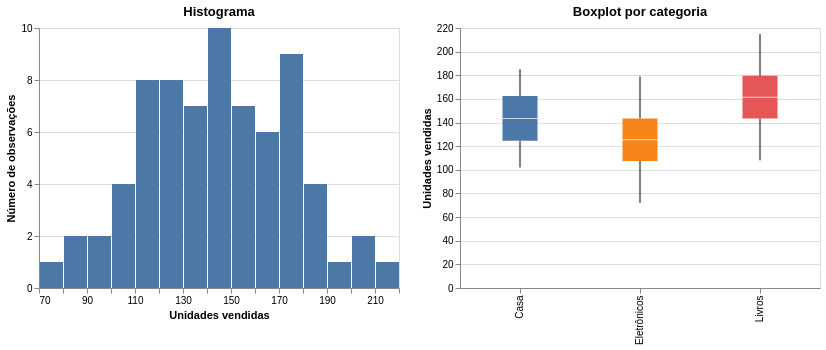

Here is the notebook cell this chart was saved with:
### Markdown cell above
## 6. Distribuições — histograma e boxplot

O histograma agrupa valores em intervalos. O boxplot resume mediana, quartis e valores extremos. São visões complementares.

### Code cell
histograma = alt.Chart(vendas).mark_bar().encode(
    x=alt.X("unidades:Q", bin=alt.Bin(maxbins=15), title="Unidades vendidas"),
    y=alt.Y("count():Q", title="Número de observações"),
    tooltip=[alt.Tooltip("count():Q", title="Observações")]
).properties(width=360, height=260, title="Histograma")

boxplot = alt.Chart(vendas).mark_boxplot(size=35).encode(
    x=alt.X("categoria:N", title=None),
    y=alt.Y("unidades:Q", title="Unidades vendidas"),
    color=alt.Color("categoria:N", legend=None)
).properties(width=360, height=260, title="Boxplot por categoria")

histograma | boxplot

### Figure 1 — Vega-Lite specification as saved in the notebook (floating-point values rounded to 4 significant figures)
{"config": {"view": {"continuousWidth": 400, "continuousHeight": 300}}, "hconcat": [{"mark": "bar", "encoding": {"tooltip": [{"aggregate": "count", "title": "Observações", "type": "quantitative"}], "x": {"bin": {"maxbins": 15}, "field": "unidades", "title": "Unidades vendidas", "type": "quantitative"}, "y": {"aggregate": "count", "title": "Número de observações", "type": "quantitative"}}, "height": 260, "title": "Histograma", "width": 360}, {"mark": {"type": "boxplot", "size": 35}, "encoding": {"color": {"field": "categoria", "legend": null, "type": "nominal"}, "x": {"field": "categoria", "title": null, "type": "nominal"}, "y": {"field": "unidades", "title": "Unidades vendidas", "type": "quantitative"}}, "height": 260, "title": "Boxplot por categoria", "width": 360}], "data": {"name": "data-6453d17de02e8fb99abd3918cc4fae13"}, "$schema": "https://vega.github.io/schema/vega-lite/v4.17.0.json", "datasets": {"data-6453d17de02e8fb99abd3918cc4fae13": [{"mes": "2025-01-01T00:00:00", "categoria": "Eletrônicos", "regiao": "Sul", "unidades": 72, "receita": 23040, "publicidade": 3200, "avaliacao": 3.55}, {"mes": "2025-01-01T00:00:00", "categoria": "Eletrônicos", "regiao": "Sudeste", "unidades": 84, "receita": 26880, "publicidade": 3650, "avaliacao": 3.47}, {"mes": "2025-01-01T00:00:00", "categoria": "Casa", "regiao": "Sul", "unidades": 102, "receita": 14280, "publicidade": 4100, "avaliacao": 3.73}, {"mes": "2025-01-01T00:00:00", "categoria": "Casa", "regiao": "Sudeste", "unidades": 114, "receita": 15960, "publicidade": 4550, "avaliacao": 3.65}, {"mes": "2025-01-01T00:00:00", "categoria": "Livros", "regiao": "Sul", "unidades": 108, "receita": 5940, "publicidade": 5000, "avaliacao": 3.91}, {"mes": "2025-01-01T00:00:00", "categoria": "Livros", "regiao": "Sudeste", "unidades": 120, "receita": 6600, "publicidade": 5450, "avaliacao": 3.83}, {"mes": "2025-02-01T00:00:00", "categoria": "Eletrônicos", "regiao": "Sul", "unidades": 85, "receita": 27200, "publicidade": 3510, "avaliacao": 3.61}, {"mes": "2025-02-01T00:00:00", "categoria": "Eletrônicos", "regiao": "Sudeste", "unidades": 97, "receita": 31040, "publicidade": 3960, "avaliacao": 3.53}, {"mes": "2025-02-01T00:00:00", "categoria": "Casa", "regiao": "Sul", "unidades": 115, "receita": 16100, "publicidade": 4410, "avaliacao": 3.79}, {"mes": "2025-02-01T00:00:00", "categoria": "Casa", "regiao": "Sudeste", "unidades": 127, "receita": 17780, "publicidade": 4860, "avaliacao": 3.71}, {"mes": "2025-02-01T00:00:00", "categoria": "Livros", "regiao": "Sul", "unidades": 121, "receita": 6655, "publicidade": 5310, "avaliacao": 3.97}, {"mes": "2025-02-01T00:00:00", "categoria": "Livros", "regiao": "Sudeste", "unidades": 133, "receita": 7315, "publicidade": 5760, "avaliacao": 3.89}, {"mes": "2025-03-01T00:00:00", "categoria": "Eletrônicos", "regiao": "Sul", "unidades": 98, "receita": 31360, "publicidade": 3820, "avaliacao": 3.67}, {"mes": "2025-03-01T00:00:00", "categoria": "Eletrônicos", "regiao": "Sudeste", "unidades": 110, "receita": 35200, "publicidade": 4270, "avaliacao": 3.59}, {"mes": "2025-03-01T00:00:00", "categoria": "Casa", "regiao": "Sul", "unidades": 104, "receita": 14560, "publicidade": 4720, "avaliacao": 3.85}, {"mes": "2025-03-01T00:00:00", "categoria": "Casa", "regiao": "Sudeste", "unidades": 116, "receita": 16240, "publicidade": 5170, "avaliacao": 3.77}, {"mes": "2025-03-01T00:00:00", "categoria": "Livros", "regiao": "Sul", "unidades": 134, "receita": 7370, "publicidade": 5620, "avaliacao": 4.03}, {"mes": "2025-03-01T00:00:00", "categoria": "Livros", "regiao": "Sudeste", "unidades": 146, "receita": 8030, "publicidade": 6070, "avaliacao": 3.95}, {"mes": "2025-04-01T00:00:00", "categoria": "Eletrônicos", "regiao": "Sul", "unidades": 111, "receita": 35520, "publicidade": 4130, "avaliacao": 3.73}, {"mes": "2025-04-01T00:00:00", "categoria": "Eletrônicos", "regiao": "Sudeste", "unidades": 123, "receita": 39360, "publicidade": 4580, "avaliacao": 3.65}, {"mes": "2025-04-01T00:00:00", "categoria": "Casa", "regiao": "Sul", "unidades": 117, "receita": 16380, "publicidade": 5030, "avaliacao": 3.91}, {"mes": "2025-04-01T00:00:00", "categoria": "Casa", "regiao": "Sudeste", "unidades": 129, "receita": 18060, "publicidade": 5480, "avaliacao": 3.83}, {"mes": "2025-04-01T00:00:00", "categoria": "Livros", "regiao": "Sul", "unidades": 147, "receita": 8085, "publicidade": 5930, "avaliacao": 4.09}, {"mes": "2025-04-01T00:00:00", "categoria": "Livros", "regiao": "Sudeste", "unidades": 159, "receita": 8745, "publicidade": 6380, "avaliacao": 4.01}, {"mes": "2025-05-01T00:00:00", "categoria": "Eletrônicos", "regiao": "Sul", "unidades": 100, "receita": 32000, "publicidade": 4440, "avaliacao": 3.79}, {"mes": "2025-05-01T00:00:00", "categoria": "Eletrônicos", "regiao": "Sudeste", "unidades": 112, "receita": 35840, "publicidade": 4890, "avaliacao": 3.71}, {"mes": "2025-05-01T00:00:00", "categoria": "Casa", "regiao": "Sul", "unidades": 130, "receita": 18200, "publicidade": 5340, "avaliacao": 3.97}, {"mes": "2025-05-01T00:00:00", "categoria": "Casa", "regiao": "Sudeste", "unidades": 142, "receita": 19880, "publicidade": 5790, "avaliacao": 3.89}, {"mes": "2025-05-01T00:00:00", "categoria": "Livros", "regiao": "Sul", "unidades": 136, "receita": 7480, "publicidade": 6240, "avaliacao": 4.15}, {"mes": "2025-05-01T00:00:00", "categoria": "Livros", "regiao": "Sudeste", "unidades": 148, "receita": 8140, "publicidade": 6690, "avaliacao": 4.07}, {"mes": "2025-06-01T00:00:00", "categoria": "Eletrônicos", "regiao": "Sul", "unidades": 113, "receita": 36160, "publicidade": 4750, "avaliacao": 3.85}, {"mes": "2025-06-01T00:00:00", "categoria": "Eletrônicos", "regiao": "Sudeste", "unidades": 125, "receita": 40000, "publicidade": 5200, "avaliacao": 3.77}, {"mes": "2025-06-01T00:00:00", "categoria": "Casa", "regiao": "Sul", "unidades": 143, "receita": 20020, "publicidade": 5650, "avaliacao": 4.03}, {"mes": "2025-06-01T00:00:00", "categoria": "Casa", "regiao": "Sudeste", "unidades": 155, "receita": 21700, "publicidade": 6100, "avaliacao": 3.95}, {"mes": "2025-06-01T00:00:00", "categoria": "Livros", "regiao": "Sul", "unidades": 149, "receita": 8195, "publicidade": 6550, "avaliacao": 4.21}, {"mes": "2025-06-01T00:00:00", "categoria": "Livros", "regiao": "Sudeste", "unidades": 161, "receita": 8855, "publicidade": 7000, "avaliacao": 4.13}, {"mes": "2025-07-01T00:00:00", "categoria": "Eletrônicos", "regiao": "Sul", "unidades": 126, "receita": 40320, "publicidade": 5060, "avaliacao": 3.91}, {"mes": "2025-07-01T00:00:00", "categoria": "Eletrônicos", "regiao": "Sudeste", "unidades": 138, "receita": 44160, "publicidade": 5510, "avaliacao": 3.83}, {"mes": "2025-07-01T00:00:00", "categoria": "Casa", "regiao": "Sul", "unidades": 132, "receita": 18480, "publicidade": 5960, "avaliacao": 4.09}, {"mes": "2025-07-01T00:00:00", "categoria": "Casa", "regiao": "Sudeste", "unidades": 144, "receita": 20160, "publicidade": 6410, "avaliacao": 4.01}, {"mes": "2025-07-01T00:00:00", "categoria": "Livros", "regiao": "Sul", "unidades": 162, "receita": 8910, "publicidade": 6860, "avaliacao": 4.27}, {"mes": "2025-07-01T00:00:00", "categoria": "Livros", "regiao": "Sudeste", "unidades": 174, "receita": 9570, "publicidade": 7310, "avaliacao": 4.19}, {"mes": "2025-08-01T00:00:00", "categoria": "Eletrônicos", "regiao": "Sul", "unidades": 139, "receita": 44480, "publicidade": 5370, "avaliacao": 3.97}, {"mes": "2025-08-01T00:00:00", "categoria": "Eletrônicos", "regiao": "Sudeste", "unidades": 151, "receita": 48320, "publicidade": 5820, "avaliacao": 3.89}, {"mes": "2025-08-01T00:00:00", "categoria": "Casa", "regiao": "Sul", "unidades": 145, "receita": 20300, "publicidade": 6270, "avaliacao": 4.15}, {"mes": "2025-08-01T00:00:00", "categoria": "Casa", "regiao": "Sudeste", "unidades": 157, "receita": 21980, "publicidade": 6720, "avaliacao": 4.07}, {"mes": "2025-08-01T00:00:00", "categoria": "Livros", "regiao": "Sul", "unidades": 175, "receita": 9625, "publicidade": 7170, "avaliacao": 4.33}, {"mes": "2025-08-01T00:00:00", "categoria": "Livros", "regiao": "Sudeste", "unidades": 187, "receita": 10285, "publicidade": 7620, "avaliacao": 4.25}, {"mes": "2025-09-01T00:00:00", "categoria": "Eletrônicos", "regiao": "Sul", "unidades": 128, "receita": 40960, "publicidade": 5680, "avaliacao": 4.03}, {"mes": "2025-09-01T00:00:00", "categoria": "Eletrônicos", "regiao": "Sudeste", "unidades": 140, "receita": 44800, "publicidade": 6130, "avaliacao": 3.95}, {"mes": "2025-09-01T00:00:00", "categoria": "Casa", "regiao": "Sul", "unidades": 158, "receita": 22120, "publicidade": 6580, "avaliacao": 4.21}, {"mes": "2025-09-01T00:00:00", "categoria": "Casa", "regiao": "Sudeste", "unidades": 170, "receita": 23800, "publicidade": 7030, "avaliacao": 4.13}, {"mes": "2025-09-01T00:00:00", "categoria": "Livros", "regiao": "Sul", "unidades": 164, "receita": 9020, "publicidade": 7480, "avaliacao": 4.39}, {"mes": "2025-09-01T00:00:00", "categoria": "Livros", "regiao": "Sudeste", "unidades": 176, "receita": 9680, "publicidade": 7930, "avaliacao": 4.31}, {"mes": "2025-10-01T00:00:00", "categoria": "Eletrônicos", "regiao": "Sul", "unidades": 141, "receita": 45120, "publicidade": 5990, "avaliacao": 4.09}, {"mes": "2025-10-01T00:00:00", "categoria": "Eletrônicos", "regiao": "Sudeste", "unidades": 153, "receita": 48960, "publicidade": 6440, "avaliacao": 4.01}, {"mes": "2025-10-01T00:00:00", "categoria": "Casa", "regiao": "Sul", "unidades": 171, "receita": 23940, "publicidade": 6890, "avaliacao": 4.27}, {"mes": "2025-10-01T00:00:00", "categoria": "Casa", "regiao": "Sudeste", "unidades": 183, "receita": 25620, "publicidade": 7340, "avaliacao": 4.19}, {"mes": "2025-10-01T00:00:00", "categoria": "Livros", "regiao": "Sul", "unidades": 177, "receita": 9735, "publicidade": 7790, "avaliacao": 4.45}, {"mes": "2025-10-01T00:00:00", "categoria": "Livros", "regiao": "Sudeste", "unidades": 189, "receita": 10395, "publicidade": 8240, "avaliacao": 4.37}, {"mes": "2025-11-01T00:00:00", "categoria": "Eletrônicos", "regiao": "Sul", "unidades": 154, "receita": 49280, "publicidade": 6300, "avaliacao": 4.15}, {"mes": "2025-11-01T00:00:00", "categoria": "Eletrônicos", "regiao": "Sudeste", "unidades": 166, "receita": 53120, "publicidade": 6750, "avaliacao": 4.07}, {"mes": "2025-11-01T00:00:00", "categoria": "Casa", "regiao": "Sul", "unidades": 160, "receita": 22400, "publicidade": 7200, "avaliacao": 4.33}, {"mes": "2025-11-01T00:00:00", "categoria": "Casa", "regiao": "Sudeste", "unidades": 172, "receita": 24080, "publicidade": 7650, "avaliacao": 4.25}, {"mes": "2025-11-01T00:00:00", "categoria": "Livros", "regiao": "Sul", "unidades": 190, "receita": 10450, "publicidade": 8100, "avaliacao": 4.51}, {"mes": "2025-11-01T00:00:00", "categoria": "Livros", "regiao": "Sudeste", "unidades": 202, "receita": 11110, "publicidade": 8550, "avaliacao": 4.43}, {"mes": "2025-12-01T00:00:00", "categoria": "Eletrônicos", "regiao": "Sul", "unidades": 167, "receita": 53440, "publicidade": 6610, "avaliacao": 4.21}, {"mes": "2025-12-01T00:00:00", "categoria": "Eletrônicos", "regiao": "Sudeste", "unidades": 179, "receita": 57280, "publicidade": 7060, "avaliacao": 4.13}, {"mes": "2025-12-01T00:00:00", "categoria": "Casa", "regiao": "Sul", "unidades": 173, "receita": 24220, "publicidade": 7510, "avaliacao": 4.39}, {"mes": "2025-12-01T00:00:00", "categoria": "Casa", "regiao": "Sudeste", "unidades": 185, "receita": 25900, "publicidade": 7960, "avaliacao": 4.31}, {"mes": "2025-12-01T00:00:00", "categoria": "Livros", "regiao": "Sul", "unidades": 203, "receita": 11165, "publicidade": 8410, "avaliacao": 4.57}, {"mes": "2025-12-01T00:00:00", "categoria": "Livros", "regiao": "Sudeste", "unidades": 215, "receita": 11825, "publicidade": 8860, "avaliacao": 4.49}]}}
